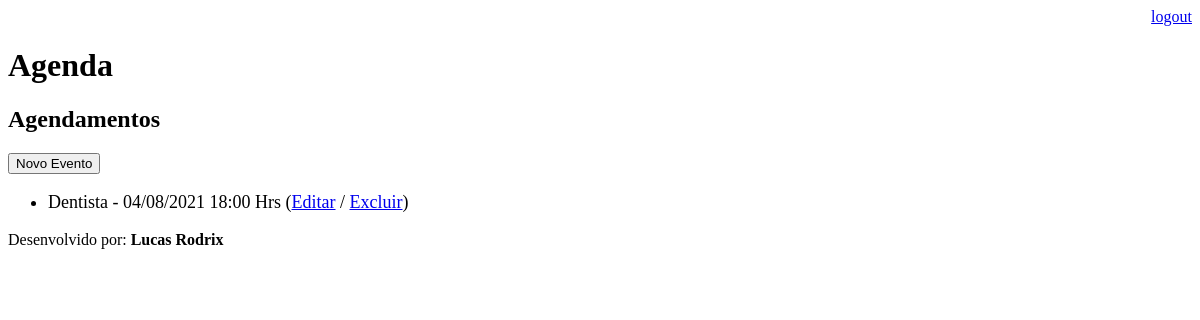
Before: /agenda/ (signed in) with the older database file.
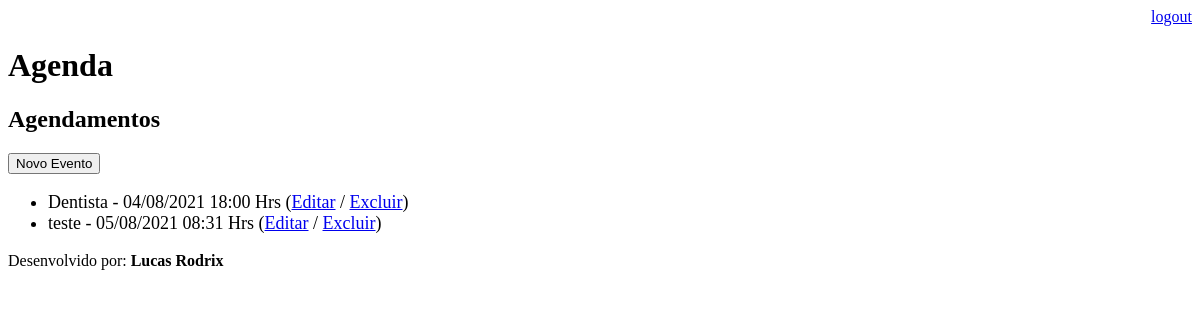
After: the same page with the newer database file.
### core/models.py (models this page shows, shortened)
class Evento(models.Model):
    titulo = models.CharField(max_length=100)
    descricao = models.TextField(blank=True, null=True)
    data_evento = models.DateTimeField(verbose_name='Data do Evento')
    data_criacao = models.DateTimeField(auto_now=True)
    usuario = models.ForeignKey(User, on_delete=models.CASCADE)
    class Meta:
        db_table = 'evento'
    def get_data_evento(self):
        return self.data_evento.strftime('%d/%m/%Y %H:%M Hrs')
    def get_evento_atrasado(self):
        if self.data_evento < datetime.now():
            return True
        else:
            return False

### core/views.py (the view)
# urls.py: path('agenda/', views.lista_eventos),
@login_required(login_url='/login/')
def lista_eventos(request):
    usuario = request.user
    data_atual = datetime.now() - timedelta(hours=1)
    evento = Evento.objects.filter(usuario=usuario, data_evento__gt=data_atual)
    dados = {'eventos':evento}
    return render(request, 'agenda.html', dados)

### templates/agenda.html
{% extends "model-page.html" %}
{% block content %}
    <h2>Agendamentos</h2>
    <a href="evento/"><button>Novo Evento</button></a>
        <ul style="font-size: 18px;">
            {% for evento in eventos %}
                <li>
                    <div style={% if evento.get_evento_atrasado %} "color: red;" {% endif %}>
                        {{evento.titulo}} - {{evento.get_data_evento}}
                        (<a href="evento/?id={{ evento.id }}">Editar</a> / <a href="evento/delete/{{ evento.id }}">Excluir</a>)
                    </div>
                </li>
            {% endfor %}
        </ul>
{% endblock content %}

Changed rows visible on the page:
added Evento: titulo "teste", get_data_evento "05/08/2021 08:31 Hrs"
